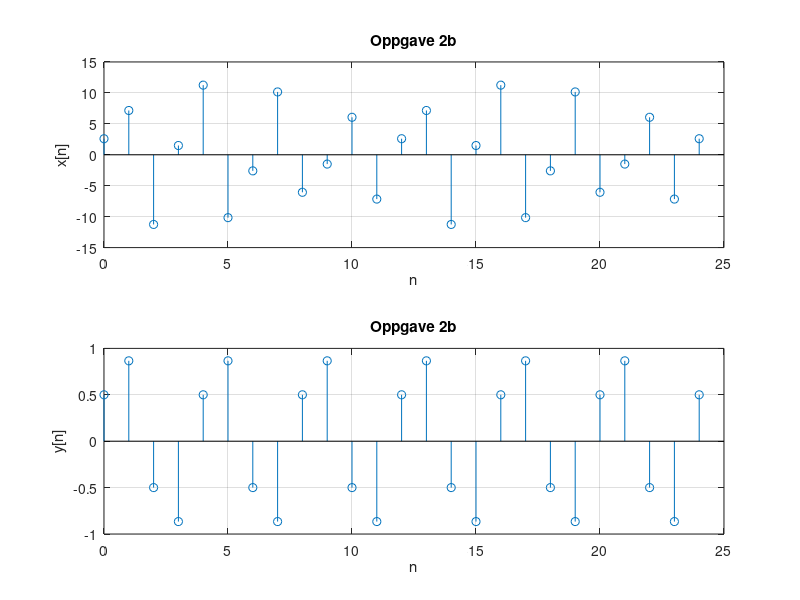

MATLAB code to generate this figure:
n = [0:1:24];
a = 3*cos((pi*n/2)+(pi/6))+10*sin((2*pi*n/3));
subplot(2,1,1)
stem(n,a)
title('Oppgave 2b');
ylabel('x[n]');
xlabel('n');
grid on;
hold on %Del opp i to plot

b = cos((pi*n/2)-(pi/3));
subplot(2,1,2)
stem(n,b)
title('Oppgave 2b');
ylabel('y[n]');
xlabel('n');
grid on;
hold on
